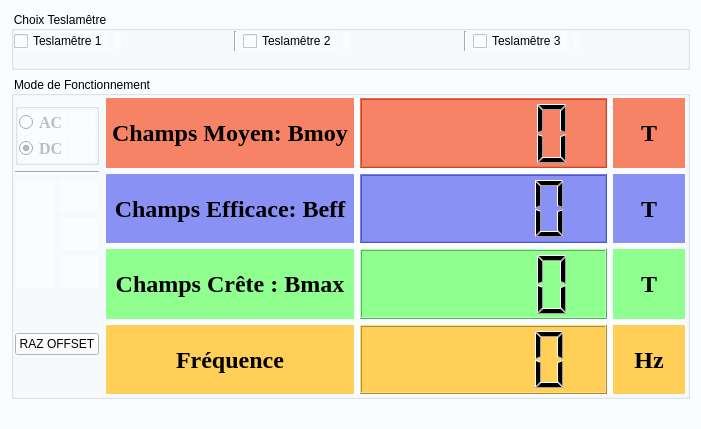
<?xml version="1.0" encoding="UTF-8"?>
<ui version="4.0">
 <class>MainWindow</class>
 <widget class="QMainWindow" name="MainWindow">
  <property name="geometry">
   <rect>
    <x>0</x>
    <y>0</y>
    <width>701</width>
    <height>429</height>
   </rect>
  </property>
  <property name="sizePolicy">
   <sizepolicy hsizetype="Fixed" vsizetype="Fixed">
    <horstretch>0</horstretch>
    <verstretch>0</verstretch>
   </sizepolicy>
  </property>
  <property name="minimumSize">
   <size>
    <width>580</width>
    <height>380</height>
   </size>
  </property>
  <property name="windowTitle">
   <string>MainWindow</string>
  </property>
  <property name="styleSheet">
   <string notr="true">background-color: rgb(249, 253, 255);</string>
  </property>
  <widget class="QWidget" name="centralWidget">
   <property name="sizePolicy">
    <sizepolicy hsizetype="Expanding" vsizetype="Expanding">
     <horstretch>0</horstretch>
     <verstretch>0</verstretch>
    </sizepolicy>
   </property>
   <layout class="QGridLayout" name="gridLayout_5">
    <item row="0" column="0">
     <layout class="QGridLayout" name="gridLayout">
      <property name="sizeConstraint">
       <enum>QLayout::SetDefaultConstraint</enum>
      </property>
      <item row="0" column="0">
       <widget class="QGroupBox" name="groupBox">
        <property name="maximumSize">
         <size>
          <width>16777215</width>
          <height>60</height>
         </size>
        </property>
        <property name="title">
         <string>Choix Teslamêtre</string>
        </property>
        <layout class="QGridLayout" name="gridLayout_2">
         <property name="leftMargin">
          <number>0</number>
         </property>
         <property name="topMargin">
          <number>0</number>
         </property>
         <property name="rightMargin">
          <number>0</number>
         </property>
         <property name="bottomMargin">
          <number>0</number>
         </property>
         <property name="spacing">
          <number>0</number>
         </property>
         <item row="0" column="0">
          <layout class="QHBoxLayout" name="horizontalLayout">
           <item>
            <widget class="QCheckBox" name="App1">
             <property name="text">
              <string>Teslamêtre 1</string>
             </property>
             <property name="checked">
              <bool>false</bool>
             </property>
             <property name="autoRepeat">
              <bool>false</bool>
             </property>
             <property name="autoExclusive">
              <bool>true</bool>
             </property>
             <property name="tristate">
              <bool>false</bool>
             </property>
            </widget>
           </item>
           <item>
            <widget class="QLabel" name="App1_led">
             <property name="maximumSize">
              <size>
               <width>16</width>
               <height>16</height>
              </size>
             </property>
             <property name="text">
              <string/>
             </property>
             <property name="pixmap">
              <pixmap resource="ressource.qrc">:/red_led.png</pixmap>
             </property>
             <property name="scaledContents">
              <bool>true</bool>
             </property>
            </widget>
           </item>
           <item>
            <spacer name="horizontalSpacer">
             <property name="orientation">
              <enum>Qt::Horizontal</enum>
             </property>
             <property name="sizeHint" stdset="0">
              <size>
               <width>40</width>
               <height>20</height>
              </size>
             </property>
            </spacer>
           </item>
           <item>
            <widget class="Line" name="line">
             <property name="orientation">
              <enum>Qt::Vertical</enum>
             </property>
            </widget>
           </item>
           <item>
            <widget class="QCheckBox" name="App2">
             <property name="text">
              <string>Teslamêtre 2</string>
             </property>
             <property name="autoRepeat">
              <bool>false</bool>
             </property>
             <property name="autoExclusive">
              <bool>true</bool>
             </property>
             <property name="tristate">
              <bool>false</bool>
             </property>
            </widget>
           </item>
           <item>
            <widget class="QLabel" name="App2_led">
             <property name="maximumSize">
              <size>
               <width>16</width>
               <height>16</height>
              </size>
             </property>
             <property name="text">
              <string/>
             </property>
             <property name="pixmap">
              <pixmap resource="ressource.qrc">:/red_led.png</pixmap>
             </property>
             <property name="scaledContents">
              <bool>true</bool>
             </property>
            </widget>
           </item>
           <item>
            <spacer name="horizontalSpacer_2">
             <property name="orientation">
              <enum>Qt::Horizontal</enum>
             </property>
             <property name="sizeHint" stdset="0">
              <size>
               <width>40</width>
               <height>20</height>
              </size>
             </property>
            </spacer>
           </item>
           <item>
            <widget class="Line" name="line_2">
             <property name="orientation">
              <enum>Qt::Vertical</enum>
             </property>
            </widget>
           </item>
           <item>
            <widget class="QCheckBox" name="App3">
             <property name="text">
              <string>Teslamêtre 3</string>
             </property>
             <property name="autoRepeat">
              <bool>false</bool>
             </property>
             <property name="autoExclusive">
              <bool>true</bool>
             </property>
             <property name="tristate">
              <bool>false</bool>
             </property>
            </widget>
           </item>
           <item>
            <widget class="QLabel" name="App3_led">
             <property name="maximumSize">
              <size>
               <width>16</width>
               <height>16</height>
              </size>
             </property>
             <property name="text">
              <string/>
             </property>
             <property name="pixmap">
              <pixmap resource="ressource.qrc">:/red_led.png</pixmap>
             </property>
             <property name="scaledContents">
              <bool>true</bool>
             </property>
            </widget>
           </item>
           <item>
            <spacer name="horizontalSpacer_3">
             <property name="orientation">
              <enum>Qt::Horizontal</enum>
             </property>
             <property name="sizeHint" stdset="0">
              <size>
               <width>40</width>
               <height>20</height>
              </size>
             </property>
            </spacer>
           </item>
          </layout>
         </item>
         <item row="1" column="0">
          <spacer name="verticalSpacer">
           <property name="orientation">
            <enum>Qt::Vertical</enum>
           </property>
           <property name="sizeHint" stdset="0">
            <size>
             <width>20</width>
             <height>40</height>
            </size>
           </property>
          </spacer>
         </item>
        </layout>
       </widget>
      </item>
      <item row="1" column="0">
       <widget class="QGroupBox" name="groupBox_2">
        <property name="maximumSize">
         <size>
          <width>16777215</width>
          <height>16777215</height>
         </size>
        </property>
        <property name="title">
         <string>Mode de Fonctionnement</string>
        </property>
        <layout class="QHBoxLayout" name="horizontalLayout_3" stretch="0,8">
         <property name="leftMargin">
          <number>1</number>
         </property>
         <property name="topMargin">
          <number>1</number>
         </property>
         <property name="rightMargin">
          <number>1</number>
         </property>
         <property name="bottomMargin">
          <number>1</number>
         </property>
         <item>
          <layout class="QVBoxLayout" name="verticalLayout">
           <item>
            <widget class="Line" name="line_3">
             <property name="orientation">
              <enum>Qt::Vertical</enum>
             </property>
            </widget>
           </item>
           <item>
            <widget class="QGroupBox" name="groupBox_3">
             <property name="sizePolicy">
              <sizepolicy hsizetype="Minimum" vsizetype="Minimum">
               <horstretch>0</horstretch>
               <verstretch>0</verstretch>
              </sizepolicy>
             </property>
             <property name="title">
              <string/>
             </property>
             <layout class="QGridLayout" name="gridLayout_7">
              <property name="leftMargin">
               <number>1</number>
              </property>
              <property name="topMargin">
               <number>1</number>
              </property>
              <property name="rightMargin">
               <number>1</number>
              </property>
              <property name="bottomMargin">
               <number>1</number>
              </property>
              <property name="spacing">
               <number>1</number>
              </property>
              <item row="1" column="0">
               <widget class="QRadioButton" name="DC">
                <property name="enabled">
                 <bool>false</bool>
                </property>
                <property name="font">
                 <font>
                  <family>Times New Roman</family>
                  <pointsize>12</pointsize>
                  <bold>true</bold>
                 </font>
                </property>
                <property name="text">
                 <string>DC</string>
                </property>
                <property name="checked">
                 <bool>true</bool>
                </property>
               </widget>
              </item>
              <item row="0" column="1">
               <widget class="QLabel" name="AC_led">
                <property name="enabled">
                 <bool>false</bool>
                </property>
                <property name="sizePolicy">
                 <sizepolicy hsizetype="Preferred" vsizetype="Preferred">
                  <horstretch>0</horstretch>
                  <verstretch>0</verstretch>
                 </sizepolicy>
                </property>
                <property name="maximumSize">
                 <size>
                  <width>32</width>
                  <height>32</height>
                 </size>
                </property>
                <property name="text">
                 <string/>
                </property>
                <property name="pixmap">
                 <pixmap resource="ressource.qrc">:/green_led.png</pixmap>
                </property>
                <property name="scaledContents">
                 <bool>true</bool>
                </property>
               </widget>
              </item>
              <item row="1" column="1">
               <widget class="QLabel" name="DC_led">
                <property name="enabled">
                 <bool>false</bool>
                </property>
                <property name="maximumSize">
                 <size>
                  <width>32</width>
                  <height>32</height>
                 </size>
                </property>
                <property name="text">
                 <string/>
                </property>
                <property name="pixmap">
                 <pixmap resource="ressource.qrc">:/red_led.png</pixmap>
                </property>
                <property name="scaledContents">
                 <bool>true</bool>
                </property>
                <property name="alignment">
                 <set>Qt::AlignCenter</set>
                </property>
               </widget>
              </item>
              <item row="0" column="0">
               <widget class="QRadioButton" name="AC">
                <property name="enabled">
                 <bool>false</bool>
                </property>
                <property name="font">
                 <font>
                  <family>Times New Roman</family>
                  <pointsize>12</pointsize>
                  <bold>true</bold>
                 </font>
                </property>
                <property name="text">
                 <string>AC</string>
                </property>
               </widget>
              </item>
             </layout>
            </widget>
           </item>
           <item>
            <layout class="QGridLayout" name="gridLayout_4"/>
           </item>
           <item>
            <widget class="Line" name="line_4">
             <property name="orientation">
              <enum>Qt::Horizontal</enum>
             </property>
            </widget>
           </item>
           <item>
            <layout class="QHBoxLayout" name="horizontalLayout_2" stretch="0,0">
             <property name="sizeConstraint">
              <enum>QLayout::SetDefaultConstraint</enum>
             </property>
             <item>
              <layout class="QVBoxLayout" name="verticalLayout_3">
               <item>
                <widget class="QLabel" name="Enise">
                 <property name="sizePolicy">
                  <sizepolicy hsizetype="Preferred" vsizetype="Preferred">
                   <horstretch>2</horstretch>
                   <verstretch>2</verstretch>
                  </sizepolicy>
                 </property>
                 <property name="text">
                  <string/>
                 </property>
                 <property name="pixmap">
                  <pixmap resource="ressource.qrc">:/Logo_ecl.png</pixmap>
                 </property>
                 <property name="scaledContents">
                  <bool>true</bool>
                 </property>
                 <property name="alignment">
                  <set>Qt::AlignCenter</set>
                 </property>
                </widget>
               </item>
               <item>
                <spacer name="verticalSpacer_4">
                 <property name="orientation">
                  <enum>Qt::Vertical</enum>
                 </property>
                 <property name="sizeHint" stdset="0">
                  <size>
                   <width>20</width>
                   <height>40</height>
                  </size>
                 </property>
                </spacer>
               </item>
              </layout>
             </item>
             <item>
              <layout class="QVBoxLayout" name="verticalLayout_2">
               <property name="sizeConstraint">
                <enum>QLayout::SetDefaultConstraint</enum>
               </property>
               <item>
                <widget class="QLabel" name="Arch">
                 <property name="sizePolicy">
                  <sizepolicy hsizetype="Minimum" vsizetype="Minimum">
                   <horstretch>1</horstretch>
                   <verstretch>1</verstretch>
                  </sizepolicy>
                 </property>
                 <property name="minimumSize">
                  <size>
                   <width>32</width>
                   <height>32</height>
                  </size>
                 </property>
                 <property name="maximumSize">
                  <size>
                   <width>64</width>
                   <height>64</height>
                  </size>
                 </property>
                 <property name="text">
                  <string/>
                 </property>
                 <property name="pixmap">
                  <pixmap resource="ressource.qrc">:/archlinux-icon-crystal-128.png</pixmap>
                 </property>
                 <property name="scaledContents">
                  <bool>true</bool>
                 </property>
                </widget>
               </item>
               <item>
                <widget class="QLabel" name="Open">
                 <property name="sizePolicy">
                  <sizepolicy hsizetype="Preferred" vsizetype="Preferred">
                   <horstretch>1</horstretch>
                   <verstretch>1</verstretch>
                  </sizepolicy>
                 </property>
                 <property name="minimumSize">
                  <size>
                   <width>32</width>
                   <height>32</height>
                  </size>
                 </property>
                 <property name="maximumSize">
                  <size>
                   <width>64</width>
                   <height>64</height>
                  </size>
                 </property>
                 <property name="text">
                  <string/>
                 </property>
                 <property name="pixmap">
                  <pixmap resource="ressource.qrc">:/Open_Source_Initiative_keyhole.png</pixmap>
                 </property>
                 <property name="scaledContents">
                  <bool>true</bool>
                 </property>
                </widget>
               </item>
               <item>
                <widget class="QLabel" name="QT">
                 <property name="sizePolicy">
                  <sizepolicy hsizetype="Preferred" vsizetype="Preferred">
                   <horstretch>1</horstretch>
                   <verstretch>1</verstretch>
                  </sizepolicy>
                 </property>
                 <property name="minimumSize">
                  <size>
                   <width>32</width>
                   <height>32</height>
                  </size>
                 </property>
                 <property name="maximumSize">
                  <size>
                   <width>64</width>
                   <height>64</height>
                  </size>
                 </property>
                 <property name="text">
                  <string/>
                 </property>
                 <property name="pixmap">
                  <pixmap resource="ressource.qrc">:/qtconfig_qt4_qt_22393.png</pixmap>
                 </property>
                 <property name="scaledContents">
                  <bool>true</bool>
                 </property>
                </widget>
               </item>
               <item>
                <spacer name="verticalSpacer_3">
                 <property name="orientation">
                  <enum>Qt::Vertical</enum>
                 </property>
                 <property name="sizeHint" stdset="0">
                  <size>
                   <width>20</width>
                   <height>40</height>
                  </size>
                 </property>
                </spacer>
               </item>
              </layout>
             </item>
            </layout>
           </item>
           <item>
            <widget class="QPushButton" name="RAZButton">
             <property name="text">
              <string>RAZ OFFSET</string>
             </property>
            </widget>
           </item>
           <item>
            <spacer name="verticalSpacer_2">
             <property name="orientation">
              <enum>Qt::Vertical</enum>
             </property>
             <property name="sizeHint" stdset="0">
              <size>
               <width>20</width>
               <height>40</height>
              </size>
             </property>
            </spacer>
           </item>
          </layout>
         </item>
         <item>
          <widget class="QWidget" name="widget" native="true">
           <layout class="QGridLayout" name="gridLayout_3">
            <property name="leftMargin">
             <number>1</number>
            </property>
            <property name="topMargin">
             <number>1</number>
            </property>
            <property name="rightMargin">
             <number>1</number>
            </property>
            <property name="bottomMargin">
             <number>1</number>
            </property>
            <item row="0" column="0">
             <layout class="QGridLayout" name="gridLayout_6">
              <item row="0" column="1">
               <widget class="QLCDNumber" name="lcd_moy">
                <property name="autoFillBackground">
                 <bool>false</bool>
                </property>
                <property name="styleSheet">
                 <string notr="true">background-color: rgba(246, 68, 23, 168);</string>
                </property>
               </widget>
              </item>
              <item row="0" column="0">
               <widget class="QLabel" name="Champ_moy">
                <property name="minimumSize">
                 <size>
                  <width>120</width>
                  <height>0</height>
                 </size>
                </property>
                <property name="maximumSize">
                 <size>
                  <width>250</width>
                  <height>16777215</height>
                 </size>
                </property>
                <property name="font">
                 <font>
                  <family>Times New Roman</family>
                  <pointsize>18</pointsize>
                  <bold>true</bold>
                 </font>
                </property>
                <property name="autoFillBackground">
                 <bool>false</bool>
                </property>
                <property name="styleSheet">
                 <string notr="true">background-color: rgba(246, 68, 23, 168);</string>
                </property>
                <property name="text">
                 <string>Champs Moyen: Bmoy</string>
                </property>
                <property name="alignment">
                 <set>Qt::AlignCenter</set>
                </property>
               </widget>
              </item>
              <item row="1" column="0">
               <widget class="QLabel" name="Champ_eff">
                <property name="minimumSize">
                 <size>
                  <width>120</width>
                  <height>0</height>
                 </size>
                </property>
                <property name="maximumSize">
                 <size>
                  <width>250</width>
                  <height>16777215</height>
                 </size>
                </property>
                <property name="font">
                 <font>
                  <family>Times New Roman</family>
                  <pointsize>18</pointsize>
                  <bold>true</bold>
                 </font>
                </property>
                <property name="styleSheet">
                 <string notr="true">background-color: rgba(79, 90, 239, 168);</string>
                </property>
                <property name="text">
                 <string>Champs Efficace: Beff</string>
                </property>
                <property name="alignment">
                 <set>Qt::AlignCenter</set>
                </property>
               </widget>
              </item>
              <item row="2" column="1">
               <widget class="QLCDNumber" name="lcd_max">
                <property name="autoFillBackground">
                 <bool>false</bool>
                </property>
                <property name="styleSheet">
                 <string notr="true">background-color: rgb(143, 255, 143);</string>
                </property>
               </widget>
              </item>
              <item row="2" column="0">
               <widget class="QLabel" name="Champ_max">
                <property name="font">
                 <font>
                  <family>Times New Roman</family>
                  <pointsize>18</pointsize>
                  <bold>true</bold>
                 </font>
                </property>
                <property name="styleSheet">
                 <string notr="true">background-color: rgb(143, 255, 143);</string>
                </property>
                <property name="text">
                 <string>Champs Crête : Bmax</string>
                </property>
                <property name="alignment">
                 <set>Qt::AlignCenter</set>
                </property>
               </widget>
              </item>
              <item row="1" column="1">
               <widget class="QLCDNumber" name="lcd_eff">
                <property name="styleSheet">
                 <string notr="true">background-color: rgba(79, 90, 239, 168);</string>
                </property>
               </widget>
              </item>
              <item row="0" column="2">
               <widget class="QLabel" name="Bmoy">
                <property name="sizePolicy">
                 <sizepolicy hsizetype="Minimum" vsizetype="Preferred">
                  <horstretch>0</horstretch>
                  <verstretch>0</verstretch>
                 </sizepolicy>
                </property>
                <property name="maximumSize">
                 <size>
                  <width>72</width>
                  <height>16777215</height>
                 </size>
                </property>
                <property name="font">
                 <font>
                  <family>Times New Roman</family>
                  <pointsize>18</pointsize>
                  <bold>true</bold>
                 </font>
                </property>
                <property name="autoFillBackground">
                 <bool>false</bool>
                </property>
                <property name="styleSheet">
                 <string notr="true">background-color: rgba(246, 68, 23, 168);</string>
                </property>
                <property name="text">
                 <string>T</string>
                </property>
                <property name="alignment">
                 <set>Qt::AlignCenter</set>
                </property>
               </widget>
              </item>
              <item row="1" column="2">
               <widget class="QLabel" name="Beff">
                <property name="sizePolicy">
                 <sizepolicy hsizetype="Minimum" vsizetype="Preferred">
                  <horstretch>0</horstretch>
                  <verstretch>0</verstretch>
                 </sizepolicy>
                </property>
                <property name="maximumSize">
                 <size>
                  <width>72</width>
                  <height>16777215</height>
                 </size>
                </property>
                <property name="font">
                 <font>
                  <family>Times New Roman</family>
                  <pointsize>18</pointsize>
                  <bold>true</bold>
                 </font>
                </property>
                <property name="styleSheet">
                 <string notr="true">background-color: rgba(79, 90, 239, 168);</string>
                </property>
                <property name="text">
                 <string>T</string>
                </property>
                <property name="alignment">
                 <set>Qt::AlignCenter</set>
                </property>
               </widget>
              </item>
              <item row="2" column="2">
               <widget class="QLabel" name="Bmax">
                <property name="sizePolicy">
                 <sizepolicy hsizetype="Minimum" vsizetype="Preferred">
                  <horstretch>0</horstretch>
                  <verstretch>0</verstretch>
                 </sizepolicy>
                </property>
                <property name="maximumSize">
                 <size>
                  <width>72</width>
                  <height>16777215</height>
                 </size>
                </property>
                <property name="font">
                 <font>
                  <family>Times New Roman</family>
                  <pointsize>18</pointsize>
                  <bold>true</bold>
                 </font>
                </property>
                <property name="styleSheet">
                 <string notr="true">background-color: rgb(143, 255, 143);</string>
                </property>
                <property name="text">
                 <string>T</string>
                </property>
                <property name="alignment">
                 <set>Qt::AlignCenter</set>
                </property>
               </widget>
              </item>
              <item row="3" column="1">
               <widget class="QLCDNumber" name="lcd_f">
                <property name="styleSheet">
                 <string notr="true">background-color: rgb(255, 207, 87);</string>
                </property>
               </widget>
              </item>
              <item row="3" column="0">
               <widget class="QLabel" name="Frequence">
                <property name="font">
                 <font>
                  <family>Times New Roman</family>
                  <pointsize>18</pointsize>
                  <bold>true</bold>
                 </font>
                </property>
                <property name="styleSheet">
                 <string notr="true">background-color: rgb(255, 207, 87);</string>
                </property>
                <property name="text">
                 <string>Fréquence</string>
                </property>
                <property name="alignment">
                 <set>Qt::AlignCenter</set>
                </property>
               </widget>
              </item>
              <item row="3" column="2">
               <widget class="QLabel" name="Hz">
                <property name="font">
                 <font>
                  <family>Times New Roman</family>
                  <pointsize>18</pointsize>
                  <bold>true</bold>
                 </font>
                </property>
                <property name="styleSheet">
                 <string notr="true">background-color: rgb(255, 207, 87);</string>
                </property>
                <property name="text">
                 <string>Hz</string>
                </property>
                <property name="alignment">
                 <set>Qt::AlignCenter</set>
                </property>
               </widget>
              </item>
             </layout>
            </item>
           </layout>
          </widget>
         </item>
        </layout>
       </widget>
      </item>
     </layout>
    </item>
   </layout>
  </widget>
  <widget class="QStatusBar" name="statusBar">
   <property name="autoFillBackground">
    <bool>false</bool>
   </property>
   <property name="styleSheet">
    <string notr="true">background-color: rgb(249, 253, 255);</string>
   </property>
   <property name="sizeGripEnabled">
    <bool>false</bool>
   </property>
  </widget>
 </widget>
 <layoutdefault spacing="6" margin="11"/>
 <resources>
  <include location="ressource.qrc"/>
 </resources>
 <connections/>
</ui>
